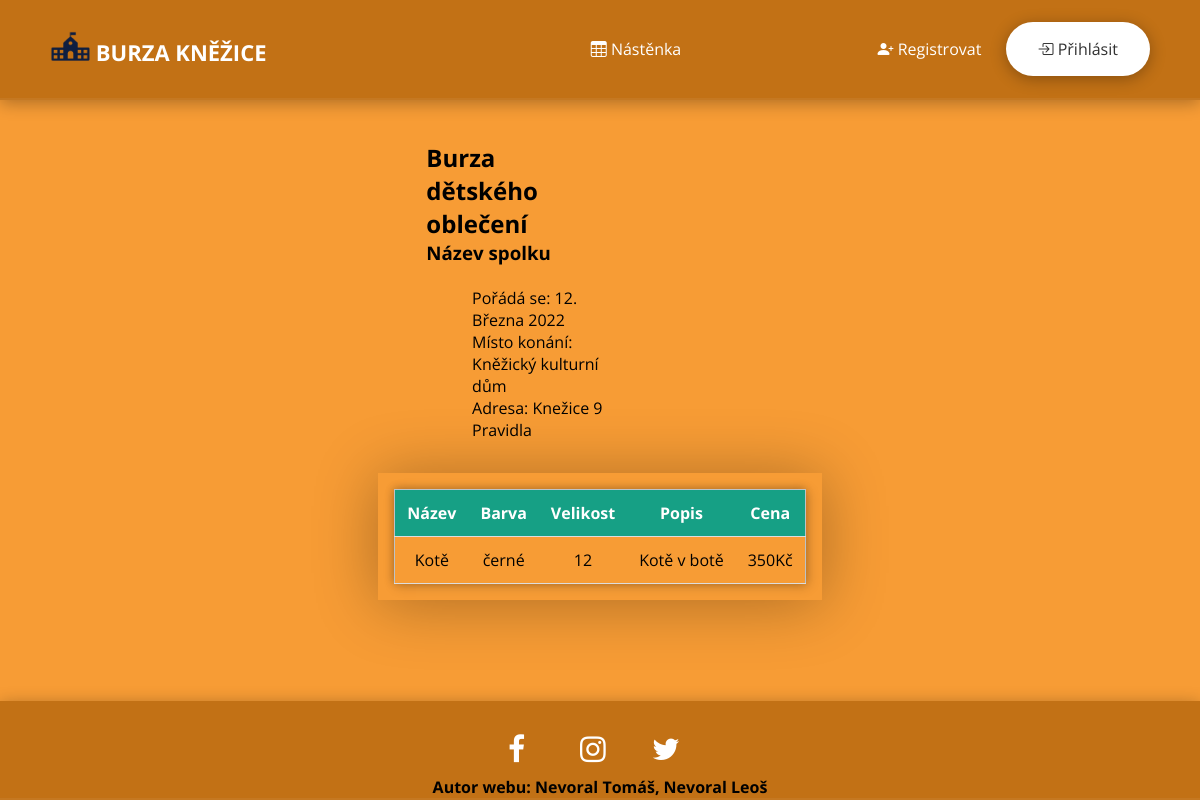
The page /home on the database its author committed.
### web/models.py (models this page shows)
class Post(db.Model):
    id = db.Column(db.Integer, primary_key=True)
    bring = db.Column(db.Boolean, nullable=False)
    date_created = db.Column(db.DateTime(timezone=True), default=func.now())
    label = db.Column(db.Text, nullable=False)
    name = db.Column(db.String(150))
    color = db.Column(db.String(150))
    size = db.Column(db.String(150))
    price = db.Column(db.String(150))
    status = db.Column(db.Boolean, nullable=False)
    author = db.Column(db.Integer, db.ForeignKey(
        'user.id', ondelete="CASCADE"), nullable=False)

### web/views.py (the view)
@views.route("/")
@views.route("/home")
def home():
    posts = Post.query.all()
    posts.reverse()
    for i in posts:
        if i.status:
            posts.remove(i)
    posts = posts[:15]
    return render_template("main_page.html", user=current_user, posts=posts)

### web/flash_toastr/__init__.py (called while the page is built)
    @staticmethod
    def include_toastr_js(version=None, js_filename=None):
        if version is None:
            version = current_app.config.get('TOASTR_VERSION')
        if js_filename is None:
            js_filename = current_app.config.get('TOASTR_JS_FILENAME')
        js = '<script src="//cdnjs.cloudflare.com/ajax/libs/' \
             'toastr.js/{0}/{1}"></script>\n'.format(version, js_filename)
        return Markup(js)

    @staticmethod
    def include_toastr_css(version=None, css_filename=None):
        if version is None:
            version = current_app.config.get('TOASTR_VERSION')
        if css_filename is None:
            css_filename = current_app.config.get('TOASTR_CSS_FILENAME')
        css = '<link href="//cdnjs.cloudflare.com/ajax/libs/' \
              'toastr.js/{0}/{1}" rel="stylesheet" />\n'.format(
                version,
                css_filename
                )
        if current_app.config.get('TOASTR_OPACITY'):
            return Markup(css)
        else:
            return Markup('''
<style type = text/css>
  #toast-container>div {
    opacity: 1 !important;
  }
</style> {0}'''.format(css))

    @staticmethod
    def include_jquery(version=None):
        if version is None:
            version = current_app.config.get('TOASTR_JQUERY_VERSION')
        js = ('<script src="//code.jquery.com/' +
              'jquery-{0}.min.js"></script>'.format(version))
        return Markup(js)

    @staticmethod
    def context_processor():
        return {'toastr': current_app.extensions['toastr']}

### web/templates/main_page.html (shortened to what this page needs)
{% extends "base.html" %}
{% block content %}
<div id = "container-info">
    <div class = "inline">
        <div id = "text_block">
            <h2>Burza dětského oblečení</h2>
            <h3>Název spolku</h3><br>
            <p class = "tabulator">Pořádá se: 12. Března 2022<br>
            Místo konání: Kněžický kulturní dům<br>
            Adresa: Knežice 9<br>
            Pravidla
            </p>
        </div>
    </div>
    <div class = "inline">
        <div id = "googleMap"></div>
    </div>
</div>
<div class="container-table">
    <table id='table'>
        <tr id="head">
            <th>Název</th>
            <th>Barva</th>
            <th>Velikost</th>
            <th>Popis</th>
            <th>Cena</th>
        </tr>
        {% for post in posts %}
            <tr onclick="markOnClick(this)" class="table-row" id="{{ post.id }}">
                <td>{{ post.name }}</td>
                <td>{{ post.color }}</td>
                <td>{{ post.size }}</td>
                <td>{{ post.label }}</td>
                <td>{{ post.price }}Kč</td>
            </tr>
        {% endfor %}
    </table>
</div>
{% endblock %}

### web/static/CSS/style.css (style rules this page uses)
* { box-sizing: border-box; }
body { background-color: #F79C35; font-family: 'Open Sans', sans-serif; display: flex; overflow-x: hidden; justify-content: center; min-height: 100vh; margin: 0; }
*, *::before, *::after { margin: 0; padding: 0; box-sizing: border-box; }
table { position: relative; border-collapse: collapse; width: 100%; border: 1px solid #bdc3c7; box-shadow: 2px 2px 12px rgba(0, 0, 0, 0.2), -1px -1px 8px rgba(0, 0, 0, 0.2); }
.table-row { transition: all .2s ease-in; cursor: pointer; }
th, td { padding: 12px; text-align: center; border-bottom: 1px solid #ddd; }
#head { background-color: #16a085; color: #fff; }
#container-info { padding-left: 3rem; padding-top: 1rem; margin-bottom: 2rem; }
.container-table { padding: 1rem; box-shadow: 0 3px 4rem rgba(0, 0, 0, 0.3); max-width: 100%; }
.inline { display: inline-block; width: 45%; }
.tabulator { margin-left: 5ch; }
#googleMap { margin-left: 5ch; width: 100%; height: 200px; }

### rows shown on the page
Post: name "Kotě", color "černé", size "12", label "Kotě v botě", price "350"
